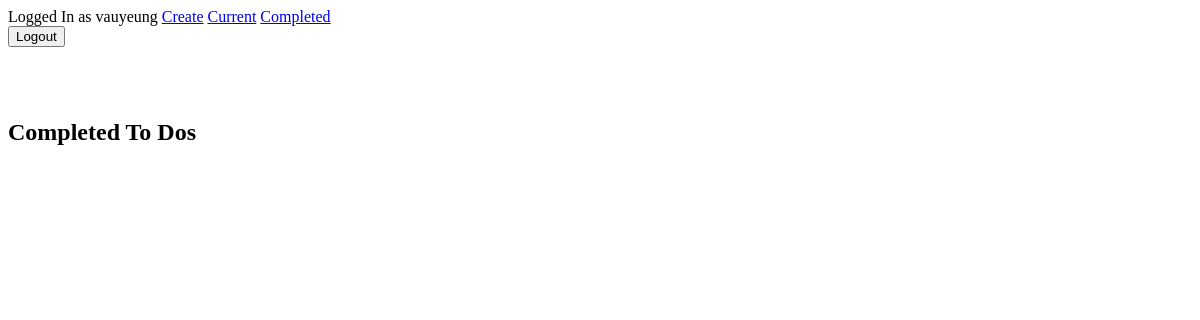
The app's page /completed/ (signed in), older data.
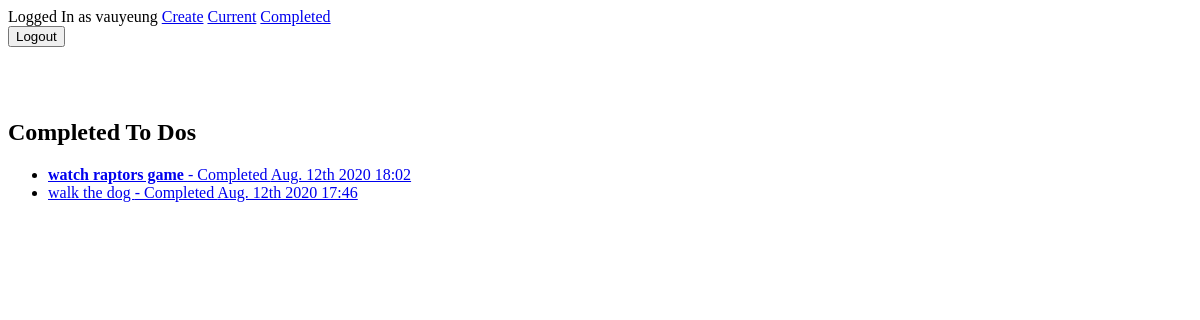
The same page, newer data.
### todo/models.py (models this page shows, shortened)
class Todo(models.Model):
    title = models.CharField(max_length=100)
    memo = models.TextField(blank=True)
    created = models.DateTimeField(auto_now_add=True)
    datecompleted = models.DateTimeField(null=True, blank=True)
    important = models.BooleanField(default=False)
    user = models.ForeignKey(User, on_delete=models.CASCADE)

### todo/views.py (the view)
# urls.py: path('completed/', views.completedtodos, name='completedtodos'),
@login_required
def completedtodos(request):
    todos = Todo.objects.filter(user=request.user, datecompleted__isnull=False).order_by('-datecompleted')
    return render(request, 'todo/completedtodos.html', {'todos':todos})

### todo/templates/todo/completedtodos.html
{% extends 'todo/base.html' %}
{% block content %}
    <h2>Completed To Dos</h2>
<ul>
    {% for todo in todos %}
            <li>
                <a href="{% url 'viewtodo' todo.pk %}">
                    {% if todo.important %}
                        <b>{{ todo.title }}</b>
                    {% else %}
                        {{ todo.title }}
                    {% endif %}
                    - Completed {{ todo.datecompleted | date:'N jS Y H:i'}}
                </a>
            </li>
    {% endfor %}
</ul>
{% endblock %}

Row changes from the older to the newer data that the page shows:
added Todo: title "watch raptors game", datecompleted "Aug. 12th 2020 18:02"
now on this page (row edited): Todo: title "walk the dog", datecompleted "Aug. 12th 2020 17:46"
